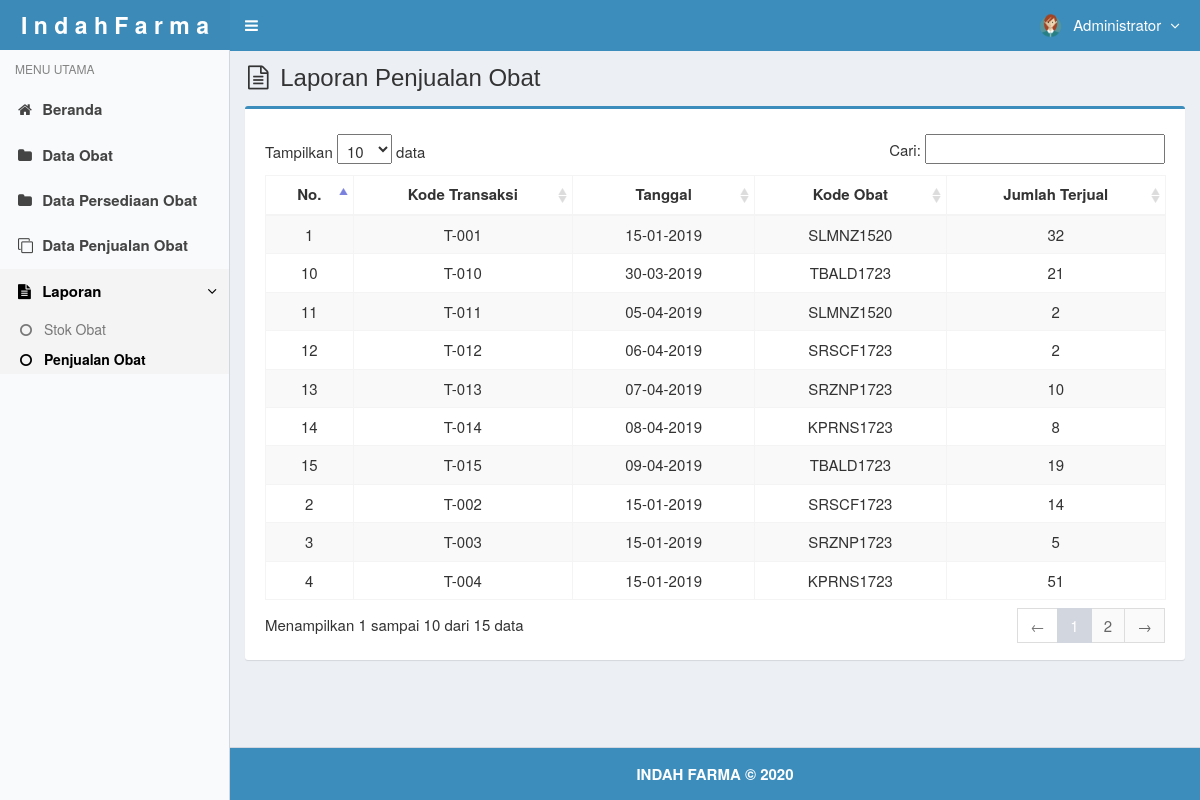
Screenshot of /main.php?module=lap_obat_masuk (signed in) with the database file from the repository.
### tables this page shows
CREATE TABLE `users` (
  `id_user` int(3) NOT NULL,
  `username` varchar(50) NOT NULL,
  `nama_user` varchar(50) NOT NULL,
  `password` varchar(50) NOT NULL,
  `email` varchar(50) DEFAULT NULL,
  `telepon` varchar(13) DEFAULT NULL,
  `foto` varchar(100) DEFAULT NULL,
  `hak_akses` enum('Super Admin','EndUser') NOT NULL,
  `status` enum('aktif','blokir') NOT NULL DEFAULT 'aktif',
  `created_at` timestamp NOT NULL DEFAULT current_timestamp(),
  `updated_at` timestamp NOT NULL DEFAULT current_timestamp() ON UPDATE current_timestamp()
);

CREATE TABLE `transaksi_obat` (
  `kode_transaksi` varchar(15) NOT NULL,
  `tanggal_transaksi` date NOT NULL,
  `kode_obat` varchar(10) NOT NULL,
  `jumlah_terjual` int(11) NOT NULL,
  `created_user` int(3) NOT NULL,
  `created_date` timestamp NOT NULL DEFAULT current_timestamp() ON UPDATE current_timestamp()
);

### modules/lap-obat-masuk/view.php (the view)
<section class="content-header">
  <h1>
    <i class="fa fa-file-text-o icon-title"></i> Laporan Penjualan Obat
  </h1>
</section>
<section class="content">
  <div class="row">
    <div class="col-md-12">
      <div class="box box-primary">
        <div class="box-body">
          <table id="dataTables1" class="table table-bordered table-striped table-hover">
            <thead>
            <tr>
                <th class="center">No.</th>
                <th class="center">Kode Transaksi</th>
                <th class="center">Tanggal</th>
                <th class="center">Kode Obat</th>
                <th class="center">Jumlah Terjual</th>
              </tr>
            </thead>
            <tbody>
            <?php
            $no = 1;
            $query = mysqli_query($mysqli, "SELECT * FROM transaksi_obat where month(tanggal_transaksi)  ORDER BY kode_transaksi ASC")
                                            or die('Ada kesalahan pada query tampil Data Obat keluar: '.mysqli_error($mysqli));
            while ($data = mysqli_fetch_assoc($query)) {
              $tanggal         = $data['tanggal_transaksi'];
              $exp             = explode('-',$tanggal);
              $tanggal_transaksi   = $exp[2]."-".$exp[1]."-".$exp[0];
              echo "<tr>
                      <td width='30' class='center'>$no</td>
                      <td width='100' class='center'>$data[kode_transaksi]</td>
                      <td width='80' class='center'>$tanggal_transaksi</td>
                      <td width='80' class='center'>$data[kode_obat]</td>
                      <td width='100' align='center'>$data[jumlah_terjual]</td>
                    </tr>";
              $no++;
            }
            ?>
            </tbody>
          </table>
        </div>
      </div>
    </div>
  </div>
</section><!-- /.content

### top-menu.php (shortened to what this page needs)
<?php
require_once "config/database.php";
$query = mysqli_query($mysqli, "SELECT id_user, nama_user, foto, hak_akses FROM users WHERE id_user='$_SESSION[id_user]'")
                                or die('Ada kesalahan pada query tampil Manajemen User: '.mysqli_error($mysqli));
$data = mysqli_fetch_assoc($query);
?>
<li class="dropdown user user-menu">
  <a href="#" class="dropdown-toggle" data-toggle="dropdown">
  <?php
  if ($data['foto']=="") { ?>
    <img src="images/user/user-default.png" class="user-image" alt="User Image"/>
  <?php
  }
  else { ?>
    <img src="images/user/<?php echo $data['foto']; ?>" class="user-image" alt="User Image"/>
  <?php
  }
  ?>
    <span class="hidden-xs"><?php echo $data['nama_user']; ?> <i style="margin-left:5px" class="fa fa-angle-down"></i></span>
  </a>
</li>

### assets/css/style.css (style rules this page uses)
.content-header { padding: 15px 18px 0; position: relative; }
.center { text-align:center; }
.icon-title { margin-right: 5px; }
body { background-color: #fff; color: #333; font-size: 15px; line-height: 1.42857; }

### rows the page displays
users: foto (picture), nama_user "Administrator"
transaksi_obat: kode_transaksi "T-001", tanggal_transaksi "15-01-2019", kode_obat "SLMNZ1520", jumlah_terjual "32"
transaksi_obat: kode_transaksi "T-002", tanggal_transaksi "15-01-2019", kode_obat "SRSCF1723", jumlah_terjual "14"
transaksi_obat: kode_transaksi "T-003", tanggal_transaksi "15-01-2019", kode_obat "SRZNP1723", jumlah_terjual "5"
transaksi_obat: kode_transaksi "T-004", tanggal_transaksi "15-01-2019", kode_obat "KPRNS1723", jumlah_terjual "51"
transaksi_obat: kode_transaksi "T-010", tanggal_transaksi "30-03-2019", kode_obat "TBALD1723", jumlah_terjual "21"
transaksi_obat: kode_transaksi "T-011", tanggal_transaksi "05-04-2019", kode_obat "SLMNZ1520", jumlah_terjual "2"
transaksi_obat: kode_transaksi "T-012", tanggal_transaksi "06-04-2019", kode_obat "SRSCF1723", jumlah_terjual "2"
transaksi_obat: kode_transaksi "T-013", tanggal_transaksi "07-04-2019", kode_obat "SRZNP1723", jumlah_terjual "10"
transaksi_obat: kode_transaksi "T-014", tanggal_transaksi "08-04-2019", kode_obat "KPRNS1723", jumlah_terjual "8"
transaksi_obat: kode_transaksi "T-015", tanggal_transaksi "09-04-2019", kode_obat "TBALD1723", jumlah_terjual "19"
